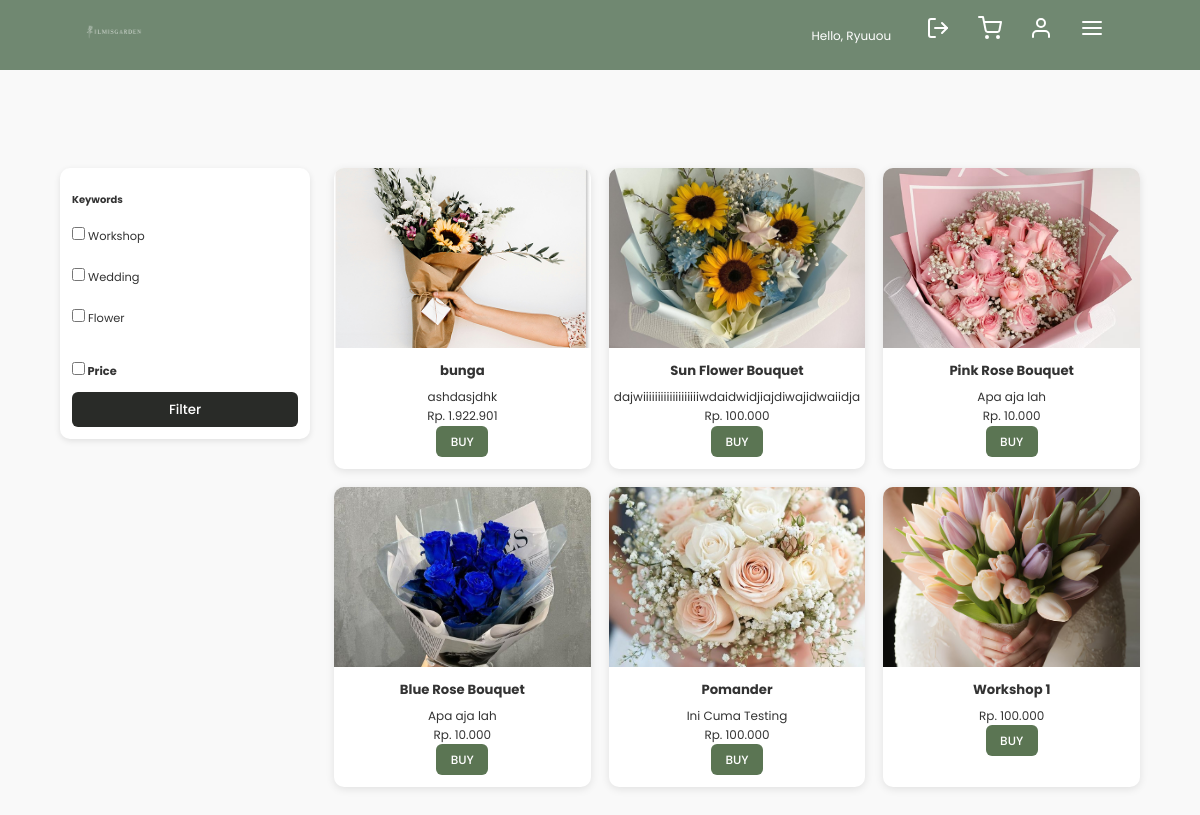
The page /shop.php (signed in) on the database as committed earlier.
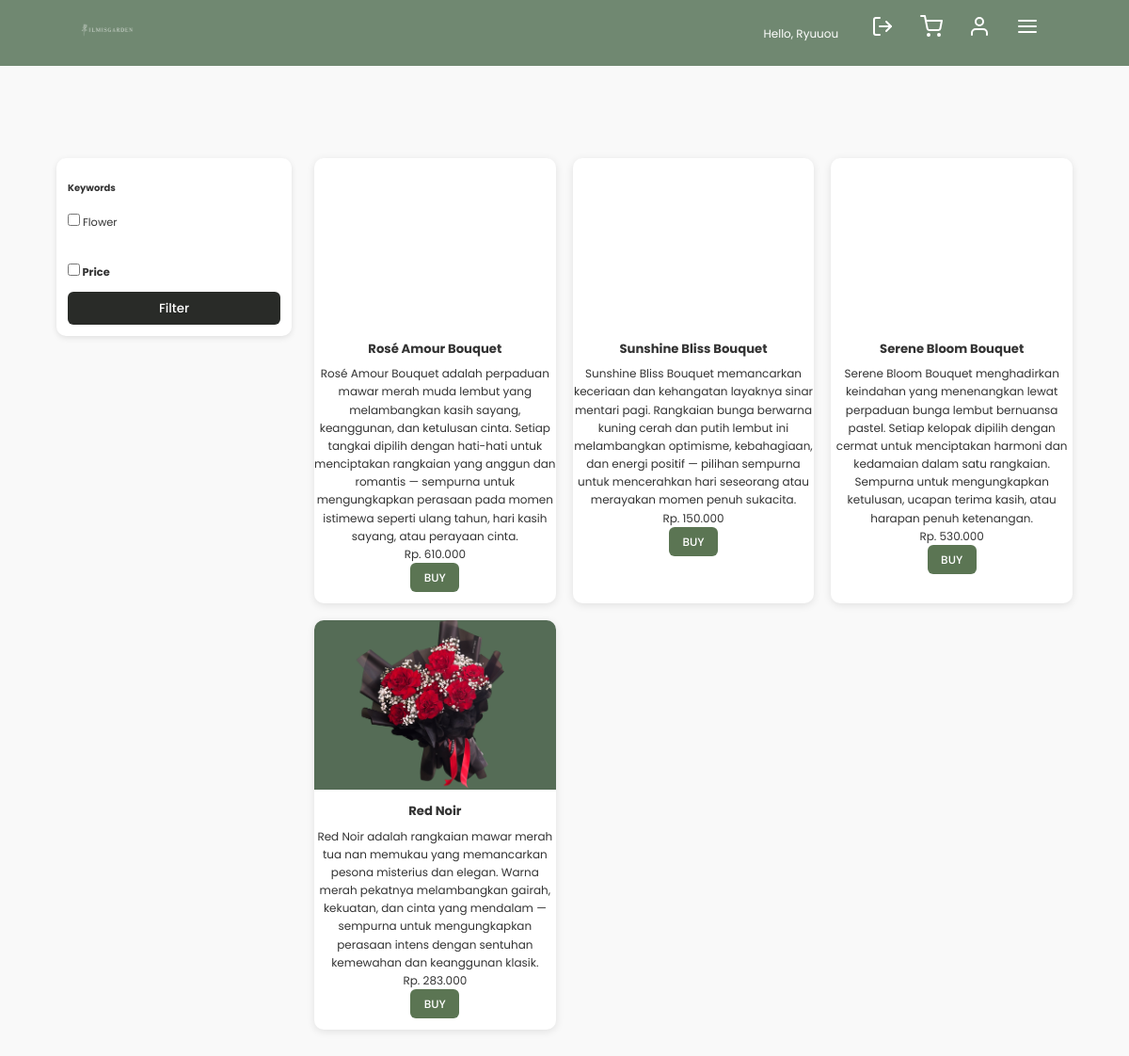
The same page on the database as committed later.
### tables this page shows
CREATE TABLE IF NOT EXISTS `products` (
  `id` int(11) NOT NULL AUTO_INCREMENT,
  `name` varchar(255) NOT NULL,
  `price` int(11) NOT NULL,
  `image` varchar(255) NOT NULL,
  `description` text NOT NULL,
  `type` varchar(10) NOT NULL,
  PRIMARY KEY (`id`)
);

### shop.php (the view, shortened to what this page needs)
<?php
require 'conn/db.php';
$stmt = $pdo->query("SELECT DISTINCT type FROM products");
$keywords = $stmt->fetchAll(PDO::FETCH_COLUMN);
$selectedKeywords = isset($_GET['keywords']) ? $_GET['keywords'] : [];
$query = "SELECT * FROM products WHERE 1=1";
$params = [];
$query .= " ORDER BY id DESC";
$stmt = $pdo->prepare($query);
$stmt->execute($params);
$products = $stmt->fetchAll();
?>
<!DOCTYPE html>
<html lang="id">
<head>
    <link
      rel="stylesheet"
      href="https://cdnjs.cloudflare.com/ajax/libs/font-awesome/6.5.0/css/all.min.css"
    />
    <link rel="stylesheet" href="css/navbar.css" />
  <link rel="stylesheet" href="style.css" />
</head>
<body >
    <nav class="navbar">
      <a href="index.php" class="navbar-logo"><img src="img/F4F6F4-full.png" alt="Logo" /></a>
      <div class="navbar-extra">
      <?php if (isset($_SESSION['id_user'])): ?>
        <span style="margin-right:20px;">
          Hello, <?php echo htmlspecialchars($_SESSION['username'] ?? 'User'); ?>
        </span>
        <a href="logout.php"><i data-feather="log-out"></i></a>
      <?php else: ?>
        <a href="signin.php"><i data-feather="log-in"></i></a>
      <?php endif; ?>
        <a href="cart.php" id="shopping-cart"><i data-feather="shopping-cart"></i></a>
        <a href="profile.php" id="user"><i data-feather="user"></i></a>
        <i id="menu" data-feather="menu"></i>
      </div>
    </nav>
  <div class="container" ">
  <aside class="sidebar">
    <form method="GET" id="filter-form">
      <div class="filter-section">
        <h5>Keywords</h5><br>
        <?php foreach ($keywords as $k): ?>
          <label>
            <input type="checkbox" name="keywords[]" value="<?= htmlspecialchars($k) ?>"
              <?= in_array($k, $selectedKeywords) ? 'checked' : '' ?>>
            <?= ucfirst($k) ?>
          </label>
          <br>
        <?php endforeach; ?>
      </div>
      <div class="filter-section">
        <h3>
          <label>
            <input type="checkbox" id="price-filter-toggle" name="price_filter" value="1" <?= isset($_GET['price_filter']) ? 'checked' : '' ?> />
            Price
          </label>
        </h3>
      </div>
      <button type="submit">Filter</button>
    </form>
  </aside>
  <section class="products">
    <?php if (count($products) === 0): ?>
      <p>Tidak ada produk tersedia.</p>
    <?php else: ?>
      <?php foreach ($products as $p): ?>
        <div class="product-card">
          <div class="product-image" style="background:url('<?= htmlspecialchars($p['image']) ?>') center/cover no-repeat;"></div>
          <h4><?= htmlspecialchars($p['name']) ?></h4>
          <p><?= nl2br(htmlspecialchars($p['description'])) ?></p>
          <p>Rp. <?= number_format($p['price'], 0, ',', '.') ?></p>
          <a href="product_details.php?id=<?= $p['id'] ?>" class="buy-button">BUY</a>
        </div>
      <?php endforeach; ?>
    <?php endif; ?>
  </section>
</div>
</body>
</html>

### css/navbar.css (style rules this page uses)
:root { --primary: #1c221c; --bg: #f4f6f4; }
* { margin: 0; padding: 0; box-sizing: border-box; outline: none; border: none; text-decoration: none; }
body { font-family: "Inter", sans-serif; background-color: var(--bg); height: 2000px; }
.navbar { font-family: "Inter", sans-serif; color: #fff; display: flex; justify-content: space-between; align-items: center; padding: 0.2rem 7%; background-color: #708871; border-bottom: 1px #f6b7b7; position: fixed; left: 0; top: 0; right: 0; z-index: 9999; }
.navbar img { width: 5rem; }
.navbar .navbar-extra a { color: #fff; display: inline-block; font-size: 1.4rem; margin: 0 1rem; }
.navbar .navbar-extra a::after { content: ""; display: block; padding-bottom: 0.5rem; border-bottom: 0.1rem solid var(--primary); transform: scaleX(0); transition: 0.2s linear; }
#menu { color: #fff; display: inline-block; font-size: 1.4rem; margin: 0 1rem; display: none; }
.navbar #menu::after { content: ""; display: block; padding-bottom: 0.5rem; border-bottom: 0.1rem solid var(--primary); transform: scaleX(0); transition: 0.2s linear; }
@media (max-width: 1366px) { html { font-size: 75%; } }
@media (max-width: 1366px) { #menu { display: inline-block; } }

### style.css (style rules this page uses)
* { margin: 0; padding: 0; box-sizing: border-box; font-family: "Poppins", sans-serif; }
body { background: #f9f9f9; color: #333; line-height: 1.6; padding-top: 120px !important; }
.container { width: 90%; max-width: 1200px; margin: 5rem auto; padding-top: 2rem; display: flex; gap: 2rem; }
.products { display: grid; grid-template-columns: repeat(auto-fill, minmax(220px, 1fr)); gap: 1.5rem; }
.product-card { background: #fff; border-radius: 10px; overflow: hidden; box-shadow: 0 2px 8px rgba(0, 0, 0, 0.1); transition: transform 0.2s ease; text-align: center; padding-bottom: 1rem; }
.product-image { width: 100%; height: 180px; background: #ccc; }
.product-card h4 { margin: 1rem 0 0.5rem; font-size: 1.1rem; }
.buy-button { display: inline-block; padding: 0.5rem 1.2rem; border: none; border-radius: 6px; background: #5b7553; color: #fff; font-weight: 500; cursor: pointer; text-decoration: none; transition: background 0.2s; }
h3 { margin-top: 1rem; }
.container { display: flex; gap: 2rem; margin: 2rem auto; max-width: 1200px; }
.sidebar { flex: 0 0 250px; background: #fff; padding: 1rem; border-radius: 10px; box-shadow: 0 2px 6px rgba(0, 0, 0, 0.1); height: fit-content; }
.filter-section { margin: 1rem 0; }
.filter-section h3 { margin-bottom: 0.5rem; font-size: 1rem; color: #333; }
.filter-section label { display: block; margin-bottom: 0.3rem; font-size: 0.95rem; }
.sidebar button, .filter-section button { width: 100%; padding: 0.6rem; background: #292b28; border: #292b28; border-radius: 6px; color: #fff; cursor: pointer; font-weight: 500; }
.products { flex: 1; display: grid; grid-template-columns: repeat(auto-fill, minmax(220px, 1fr)); gap: 1.5rem; }

Rows that differ between the two databases and show on the page:
removed products: image (picture), name "bunga", description "ashdasjdhk", price "1.922.901"
removed products: image (picture), name "Sun Flower Bouquet", description "dajwiiiiiiiiiiiiiiiiiiiwdaidwidjiajdiwajidwaiidja", price "100.000"
removed products: image (picture), name "Pink Rose Bouquet", description "Apa aja lah", price "10.000"
removed products: image (picture), name "Blue Rose Bouquet", description "Apa aja lah", price "10.000"
removed products: image (picture), name "Pomander", description "Ini Cuma Testing", price "100.000"
removed products: image (picture), name "Workshop 1", price "100.000"
added products: name "Rosé Amour Bouquet", description "Rosé Amour Bouquet adalah perpaduan mawar merah muda lembut yang melambangkan kasih sayang, keanggunan, dan ketulusan cinta. Setiap tangkai dipilih dengan hati-hati untuk menciptakan rangkaian yang anggun dan romantis — sempurna untuk mengungkapkan perasaan pada momen istimewa seperti ulang tahun, hari kasih sayang, atau perayaan cinta.", price "610.000"
added products: name "Sunshine Bliss Bouquet", description "Sunshine Bliss Bouquet memancarkan keceriaan dan kehangatan layaknya sinar mentari pagi. Rangkaian bunga berwarna kuning cerah dan putih lembut ini melambangkan optimisme, kebahagiaan, dan energi positif — pilihan sempurna untuk mencerahkan hari seseorang atau merayakan momen penuh sukacita.", price "150.000"
added products: name "Serene Bloom Bouquet", description "Serene Bloom Bouquet menghadirkan keindahan yang menenangkan lewat perpaduan bunga lembut bernuansa pastel. Setiap kelopak dipilih dengan cermat untuk menciptakan harmoni dan kedamaian dalam satu rangkaian. Sempurna untuk mengungkapkan ketulusan, ucapan terima kasih, atau harapan penuh ketenangan.", price "530.000"
added products: image (picture), name "Red Noir", description "Red Noir adalah rangkaian mawar merah tua nan memukau yang memancarkan pesona misterius dan elegan. Warna merah pekatnya melambangkan gairah, kekuatan, dan cinta yang mendalam — sempurna untuk mengungkapkan perasaan intens dengan sentuhan kemewahan dan keanggunan klasik.", price "283.000"
Other text that changed with them:
list line gone: "☐ Workshop"
list line gone: "☐ Wedding"
